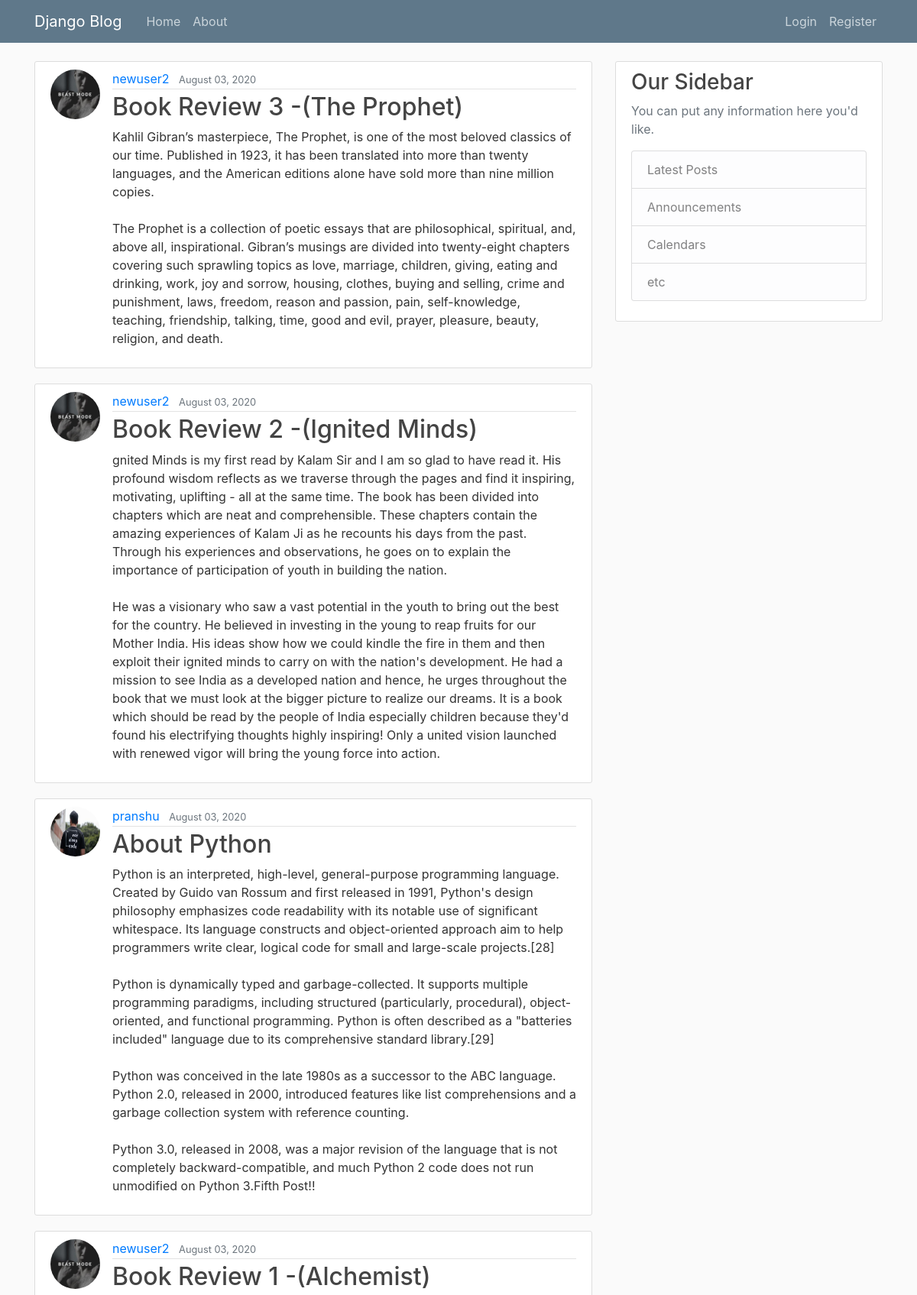
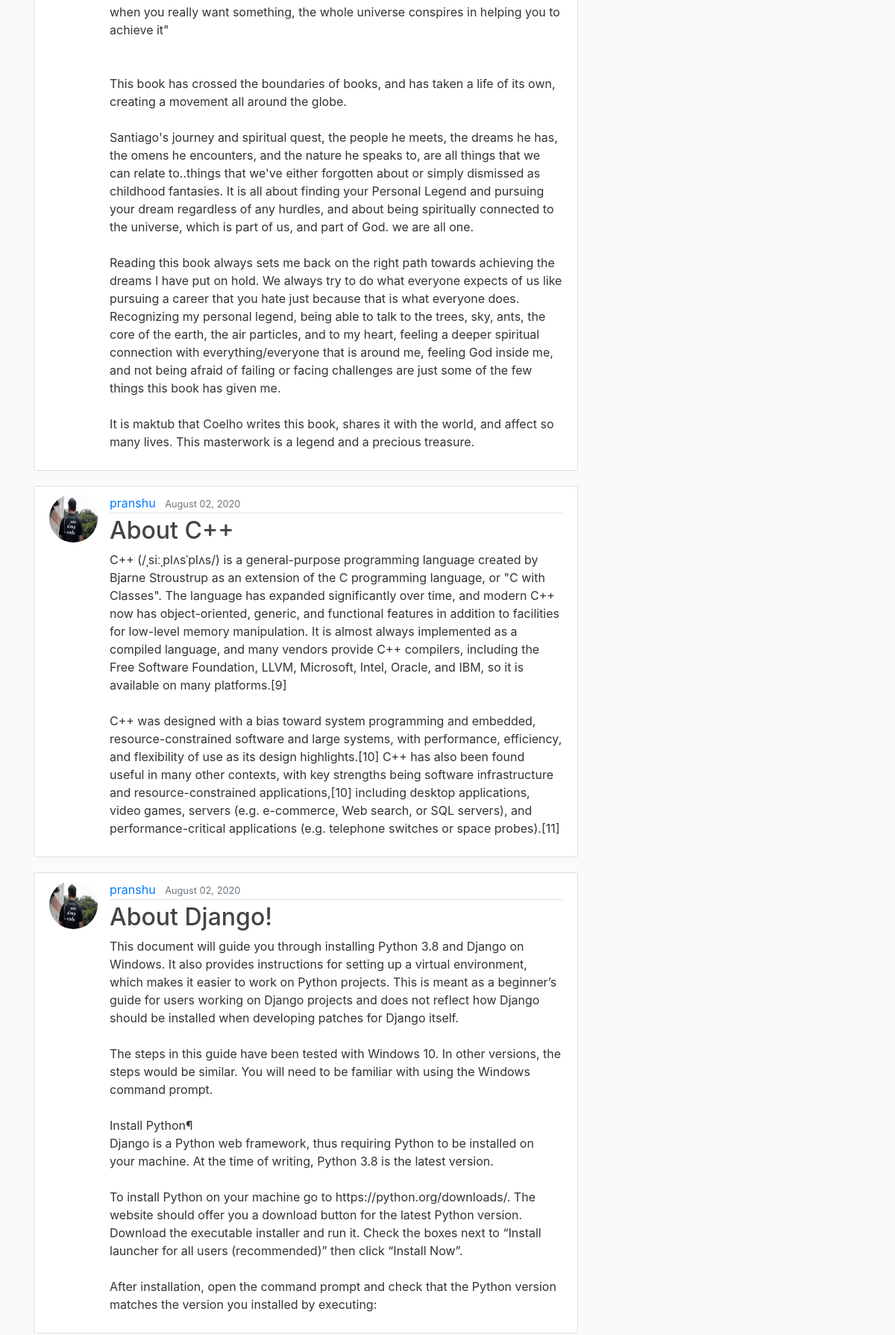
The page / (upper part) on the database its author committed (2 pictures, top to bottom).
### blog/models.py (models this page shows, shortened)
class Post(models.Model):
    title = models.CharField(max_length=100)
    content = models.TextField()
    date_posted = models.DateTimeField(default = timezone.now)
    author = models.ForeignKey(User, on_delete=models.CASCADE)

### users/models.py (models this page shows, shortened)
class Profile(models.Model):
    user = models.OneToOneField(User,on_delete = models.CASCADE)
    image = models.ImageField(default = 'default.jpg',upload_to = 'profile_pics')

### blog/views.py (the view)
# urls.py: path('', PostListView.as_view(), name='blog-home'),
class PostListView(ListView):
    model = Post
    template_name = 'blog/home.html'
    context_object_name = 'posts'
    ordering = ['-date_posted']

### blog/templates/blog/home.html
{% extends "blog/base.html" %}
{% block content %}
    {% for post in posts %}
      <article class="media content-section">
        <img class ="rounded-circle article-img" src = "{{ post.author.profile.image.url }}">
        <div class="media-body">
          <div class="article-metadata">
            <a class="mr-2" href="{% url 'user-posts' post.author.username %}">{{ post.author }}</a>
            <small class="text-muted">{{ post.date_posted |date:"F d, Y"}}</small>
          </div>
          <h2><a class="article-title" href="{% url 'post-detail' post.id %}">{{ post.title }}</a></h2>
          <p class="article-content">{{ post.content }}</p>
        </div>
      </article>
    {% endfor %}
{% endblock content %}

### blog/static/blog/main.css (style rules this page uses)
body { background: #fafafa; color: #333333; margin-top: 5rem; }
h1, h2, h3, h4, h5, h6 { color: #444444; }
.content-section { background: #ffffff; padding: 10px 20px; border: 1px solid #dddddd; border-radius: 3px; margin-bottom: 20px; }
.article-title { color: #444444; }
.article-content { white-space: pre-line; }
.article-img { height: 65px; width: 65px; margin-right: 16px; }
.article-metadata { padding-bottom: 1px; margin-bottom: 4px; border-bottom: 1px solid #e3e3e3 }

### rows shown on the page
Post: author.profile.image (picture), author "newuser2", date_posted "August 03, 2020", title "Book Review 3 -(The Prophet)", content "Kahlil Gibran’s masterpiece, The Prophet, is one of the most beloved classics of our time. Published in 1923, it has been translated into more than twenty languages, and the American editions alone have sold more than nine million copies. The Prophet is a collection of poetic essays that are philosophical, spiritual, and, above all, inspirational. Gibran’s musings are divided into twenty-eight chapters covering such sprawling topics as love, marriage, children, giving, eating and drinking, work, joy and sorrow, housing, clothes, buying and selling, crime and punishment, laws, freedom, reason and passion, pain, self-knowledge, teaching, friendship, talking, time, good and evil, prayer,…"
Post: author.profile.image (picture), author "newuser2", date_posted "August 03, 2020", title "Book Review 2 -(Ignited Minds)", content "gnited Minds is my first read by Kalam Sir and I am so glad to have read it. His profound wisdom reflects as we traverse through the pages and find it inspiring, motivating, uplifting - all at the same time. The book has been divided into chapters which are neat and comprehensible. These chapters contain the amazing experiences of Kalam Ji as he recounts his days from the past. Through his experiences and observations, he goes on to explain the importance of participation of youth in building the nation. He was a visionary who saw a vast potential in the youth to bring out the best for the country. He believed in investing in the young to reap fruits for our Mother India. His ideas show how…"
Post: author.profile.image (placeholder picture), author "pranshu", date_posted "August 03, 2020", title "About Python", content "Python is an interpreted, high-level, general-purpose programming language. Created by Guido van Rossum and first released in 1991, Python's design philosophy emphasizes code readability with its notable use of significant whitespace. Its language constructs and object-oriented approach aim to help programmers write clear, logical code for small and large-scale projects.[28] Python is dynamically typed and garbage-collected. It supports multiple programming paradigms, including structured (particularly, procedural), object-oriented, and functional programming. Python is often described as a \"batteries included\" language due to its comprehensive standard library.[29] Python was conceived in…"
Post: author.profile.image (picture), author "newuser2", date_posted "August 03, 2020", title "Book Review 1 -(Alchemist)", content "when you really want something, the whole universe conspires in helping you to achieve it\" This book has crossed the boundaries of books, and has taken a life of its own, creating a movement all around the globe. Santiago's journey and spiritual quest, the people he meets, the dreams he has, the omens he encounters, and the nature he speaks to, are all things that we can relate to..things that we've either forgotten about or simply dismissed as childhood fantasies. It is all about finding your Personal Legend and pursuing your dream regardless of any hurdles, and about being spiritually connected to the universe, which is part of us, and part of God. we are all one. Reading this book always…"
Post: author.profile.image (placeholder picture), author "pranshu", date_posted "August 02, 2020", title "About C++", content "C++ (/ˌsiːˌplʌsˈplʌs/) is a general-purpose programming language created by Bjarne Stroustrup as an extension of the C programming language, or \"C with Classes\". The language has expanded significantly over time, and modern C++ now has object-oriented, generic, and functional features in addition to facilities for low-level memory manipulation. It is almost always implemented as a compiled language, and many vendors provide C++ compilers, including the Free Software Foundation, LLVM, Microsoft, Intel, Oracle, and IBM, so it is available on many platforms.[9] C++ was designed with a bias toward system programming and embedded, resource-constrained software and large systems, with…"
Post: author.profile.image (placeholder picture), author "pranshu", date_posted "August 02, 2020", title "About Django!", content "This document will guide you through installing Python 3.8 and Django on Windows. It also provides instructions for setting up a virtual environment, which makes it easier to work on Python projects. This is meant as a beginner’s guide for users working on Django projects and does not reflect how Django should be installed when developing patches for Django itself. The steps in this guide have been tested with Windows 10. In other versions, the steps would be similar. You will need to be familiar with using the Windows command prompt. Install Python¶ Django is a Python web framework, thus requiring Python to be installed on your machine. At the time of writing, Python 3.8 is the latest…"
